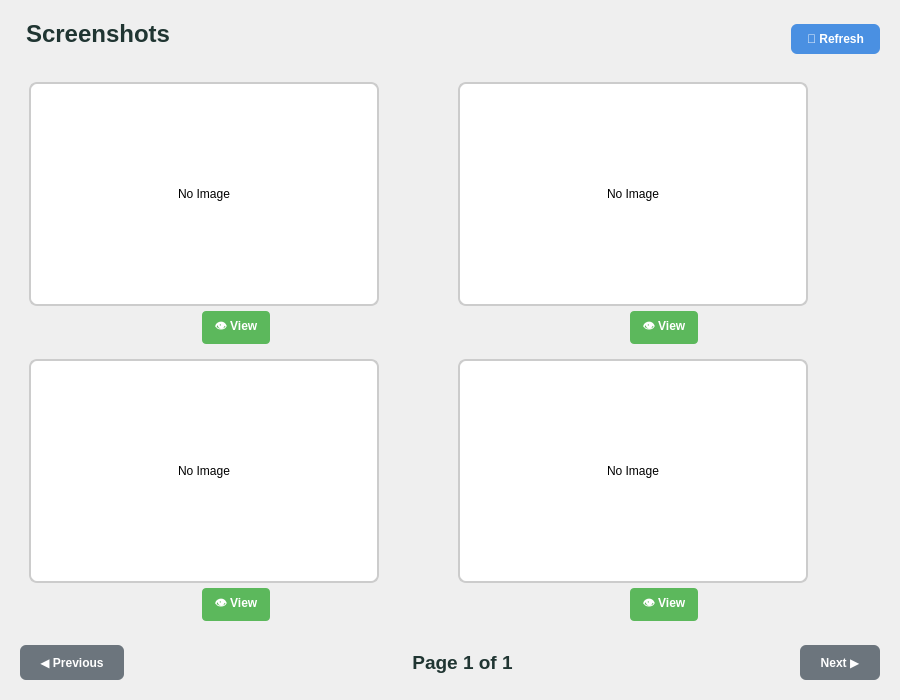
<?xml version="1.0" encoding="UTF-8"?>
<ui version="4.0">
 <class>ScreenshotGallery</class>
 <widget class="QWidget" name="ScreenshotGallery">
  <property name="geometry">
   <rect>
    <x>0</x>
    <y>0</y>
    <width>900</width>
    <height>700</height>
   </rect>
  </property>
  <property name="windowTitle">
   <string>Screenshot Gallery</string>
  </property>
  <layout class="QVBoxLayout" name="mainLayout">
   <property name="spacing">
    <number>15</number>
   </property>
   <property name="leftMargin">
    <number>20</number>
   </property>
   <property name="topMargin">
    <number>20</number>
   </property>
   <property name="rightMargin">
    <number>20</number>
   </property>
   <property name="bottomMargin">
    <number>20</number>
   </property>
   <item>
    <layout class="QHBoxLayout" name="titleLayout">
     <item>
      <widget class="QLabel" name="titleLabel">
       <property name="text">
        <string>Screenshots</string>
       </property>
       <property name="styleSheet">
        <string notr="true">QLabel {
    font-size: 18pt;
    font-weight: bold;
    color: #203532;
    margin-bottom: 10px;
}</string>
       </property>
      </widget>
     </item>
     <item>
      <spacer name="titleSpacer">
       <property name="orientation">
        <enum>Qt::Horizontal</enum>
       </property>
       <property name="sizeHint" stdset="0">
        <size>
         <width>40</width>
         <height>20</height>
        </size>
       </property>
      </spacer>
     </item>
     <item>
      <widget class="QPushButton" name="refreshButton">
       <property name="text">
        <string>🔄 Refresh</string>
       </property>
       <property name="styleSheet">
        <string notr="true">QPushButton {
    background-color: #4A90E2;
    color: white;
    border: none;
    border-radius: 6px;
    padding: 8px 16px;
    font-weight: bold;
}
QPushButton:hover {
    background-color: #357ABD;
}</string>
       </property>
      </widget>
     </item>
    </layout>
   </item>
   <item>
    <widget class="QWidget" name="galleryWidget">
     <layout class="QGridLayout" name="galleryLayout">
      <property name="spacing">
       <number>15</number>
      </property>
      <item row="0" column="0">
       <widget class="QWidget" name="container1">
        <layout class="QVBoxLayout" name="container1Layout">
         <property name="spacing">
          <number>5</number>
         </property>
         <property name="leftMargin">
          <number>0</number>
         </property>
         <property name="topMargin">
          <number>0</number>
         </property>
         <property name="rightMargin">
          <number>0</number>
         </property>
         <property name="bottomMargin">
          <number>0</number>
         </property>
         <item>
          <widget class="QLabel" name="screenshotDisplayLabel1">
           <property name="minimumSize">
            <size>
             <width>250</width>
             <height>200</height>
            </size>
           </property>
           <property name="maximumSize">
            <size>
             <width>350</width>
             <height>280</height>
            </size>
           </property>
           <property name="text">
            <string>No Image</string>
           </property>
           <property name="alignment">
            <set>Qt::AlignCenter</set>
           </property>
           <property name="styleSheet">
            <string notr="true">QLabel {
    background-color: #FFFFFF;
    border: 2px solid #CCCCCC;
    border-radius: 8px;
    padding: 10px;
}
QLabel:hover {
    border: 2px solid #4A90E2;
}</string>
           </property>
          </widget>
         </item>
         <item alignment="Qt::AlignHCenter">
          <widget class="QPushButton" name="viewButton1">
           <property name="text">
            <string>👁 View</string>
           </property>
           <property name="styleSheet">
            <string notr="true">QPushButton {
    background-color: #5CB85C;
    color: white;
    border: none;
    border-radius: 4px;
    padding: 6px 12px;
    font-weight: bold;
}
QPushButton:hover {
    background-color: #449D44;
}
QPushButton:disabled {
    background-color: #CCCCCC;
    color: #666666;
}</string>
           </property>
          </widget>
         </item>
        </layout>
       </widget>
      </item>
      <item row="0" column="1">
       <widget class="QWidget" name="container2">
        <layout class="QVBoxLayout" name="container2Layout">
         <property name="spacing">
          <number>5</number>
         </property>
         <property name="leftMargin">
          <number>0</number>
         </property>
         <property name="topMargin">
          <number>0</number>
         </property>
         <property name="rightMargin">
          <number>0</number>
         </property>
         <property name="bottomMargin">
          <number>0</number>
         </property>
         <item>
          <widget class="QLabel" name="screenshotDisplayLabel2">
           <property name="minimumSize">
            <size>
             <width>250</width>
             <height>200</height>
            </size>
           </property>
           <property name="maximumSize">
            <size>
             <width>350</width>
             <height>280</height>
            </size>
           </property>
           <property name="text">
            <string>No Image</string>
           </property>
           <property name="alignment">
            <set>Qt::AlignCenter</set>
           </property>
           <property name="styleSheet">
            <string notr="true">QLabel {
    background-color: #FFFFFF;
    border: 2px solid #CCCCCC;
    border-radius: 8px;
    padding: 10px;
}
QLabel:hover {
    border: 2px solid #4A90E2;
}</string>
           </property>
          </widget>
         </item>
         <item alignment="Qt::AlignHCenter">
          <widget class="QPushButton" name="viewButton2">
           <property name="text">
            <string>👁 View</string>
           </property>
           <property name="styleSheet">
            <string notr="true">QPushButton {
    background-color: #5CB85C;
    color: white;
    border: none;
    border-radius: 4px;
    padding: 6px 12px;
    font-weight: bold;
}
QPushButton:hover {
    background-color: #449D44;
}
QPushButton:disabled {
    background-color: #CCCCCC;
    color: #666666;
}</string>
           </property>
          </widget>
         </item>
        </layout>
       </widget>
      </item>
      <item row="1" column="0">
       <widget class="QWidget" name="container3">
        <layout class="QVBoxLayout" name="container3Layout">
         <property name="spacing">
          <number>5</number>
         </property>
         <property name="leftMargin">
          <number>0</number>
         </property>
         <property name="topMargin">
          <number>0</number>
         </property>
         <property name="rightMargin">
          <number>0</number>
         </property>
         <property name="bottomMargin">
          <number>0</number>
         </property>
         <item>
          <widget class="QLabel" name="screenshotDisplayLabel3">
           <property name="minimumSize">
            <size>
             <width>250</width>
             <height>200</height>
            </size>
           </property>
           <property name="maximumSize">
            <size>
             <width>350</width>
             <height>280</height>
            </size>
           </property>
           <property name="text">
            <string>No Image</string>
           </property>
           <property name="alignment">
            <set>Qt::AlignCenter</set>
           </property>
           <property name="styleSheet">
            <string notr="true">QLabel {
    background-color: #FFFFFF;
    border: 2px solid #CCCCCC;
    border-radius: 8px;
    padding: 10px;
}
QLabel:hover {
    border: 2px solid #4A90E2;
}</string>
           </property>
          </widget>
         </item>
         <item alignment="Qt::AlignHCenter">
          <widget class="QPushButton" name="viewButton3">
           <property name="text">
            <string>👁 View</string>
           </property>
           <property name="styleSheet">
            <string notr="true">QPushButton {
    background-color: #5CB85C;
    color: white;
    border: none;
    border-radius: 4px;
    padding: 6px 12px;
    font-weight: bold;
}
QPushButton:hover {
    background-color: #449D44;
}
QPushButton:disabled {
    background-color: #CCCCCC;
    color: #666666;
}</string>
           </property>
          </widget>
         </item>
        </layout>
       </widget>
      </item>
      <item row="1" column="1">
       <widget class="QWidget" name="container4">
        <layout class="QVBoxLayout" name="container4Layout">
         <property name="spacing">
          <number>5</number>
         </property>
         <property name="leftMargin">
          <number>0</number>
         </property>
         <property name="topMargin">
          <number>0</number>
         </property>
         <property name="rightMargin">
          <number>0</number>
         </property>
         <property name="bottomMargin">
          <number>0</number>
         </property>
         <item>
          <widget class="QLabel" name="screenshotDisplayLabel4">
           <property name="minimumSize">
            <size>
             <width>250</width>
             <height>200</height>
            </size>
           </property>
           <property name="maximumSize">
            <size>
             <width>350</width>
             <height>280</height>
            </size>
           </property>
           <property name="text">
            <string>No Image</string>
           </property>
           <property name="alignment">
            <set>Qt::AlignCenter</set>
           </property>
           <property name="styleSheet">
            <string notr="true">QLabel {
    background-color: #FFFFFF;
    border: 2px solid #CCCCCC;
    border-radius: 8px;
    padding: 10px;
}
QLabel:hover {
    border: 2px solid #4A90E2;
}</string>
           </property>
          </widget>
         </item>
         <item alignment="Qt::AlignHCenter">
          <widget class="QPushButton" name="viewButton4">
           <property name="text">
            <string>👁 View</string>
           </property>
           <property name="styleSheet">
            <string notr="true">QPushButton {
    background-color: #5CB85C;
    color: white;
    border: none;
    border-radius: 4px;
    padding: 6px 12px;
    font-weight: bold;
}
QPushButton:hover {
    background-color: #449D44;
}
QPushButton:disabled {
    background-color: #CCCCCC;
    color: #666666;
}</string>
           </property>
          </widget>
         </item>
        </layout>
       </widget>
      </item>
     </layout>
    </widget>
   </item>
   <item>
    <layout class="QHBoxLayout" name="navigationLayout">
     <item>
      <widget class="QPushButton" name="prevButton">
       <property name="text">
        <string>◀ Previous</string>
       </property>
       <property name="styleSheet">
        <string notr="true">QPushButton {
    background-color: #6C757D;
    color: white;
    border: none;
    border-radius: 6px;
    padding: 10px 20px;
    font-weight: bold;
}
QPushButton:hover {
    background-color: #5A6268;
}
QPushButton:disabled {
    background-color: #CCCCCC;
    color: #666666;
}</string>
       </property>
      </widget>
     </item>
     <item>
      <spacer name="leftNavSpacer">
       <property name="orientation">
        <enum>Qt::Horizontal</enum>
       </property>
       <property name="sizeHint" stdset="0">
        <size>
         <width>40</width>
         <height>20</height>
        </size>
       </property>
      </spacer>
     </item>
     <item>
      <widget class="QLabel" name="pageInfoLabel">
       <property name="text">
        <string>Page 1 of 1</string>
       </property>
       <property name="alignment">
        <set>Qt::AlignCenter</set>
       </property>
       <property name="styleSheet">
        <string notr="true">QLabel {
    font-size: 14pt;
    font-weight: bold;
    color: #203532;
    margin: 0 20px;
}</string>
       </property>
      </widget>
     </item>
     <item>
      <spacer name="rightNavSpacer">
       <property name="orientation">
        <enum>Qt::Horizontal</enum>
       </property>
       <property name="sizeHint" stdset="0">
        <size>
         <width>40</width>
         <height>20</height>
        </size>
       </property>
      </spacer>
     </item>
     <item>
      <widget class="QPushButton" name="nextButton">
       <property name="text">
        <string>Next ▶</string>
       </property>
       <property name="styleSheet">
        <string notr="true">QPushButton {
    background-color: #6C757D;
    color: white;
    border: none;
    border-radius: 6px;
    padding: 10px 20px;
    font-weight: bold;
}
QPushButton:hover {
    background-color: #5A6268;
}
QPushButton:disabled {
    background-color: #CCCCCC;
    color: #666666;
}</string>
       </property>
      </widget>
     </item>
    </layout>
   </item>
  </layout>
 </widget>
 <resources/>
 <connections/>
</ui>
